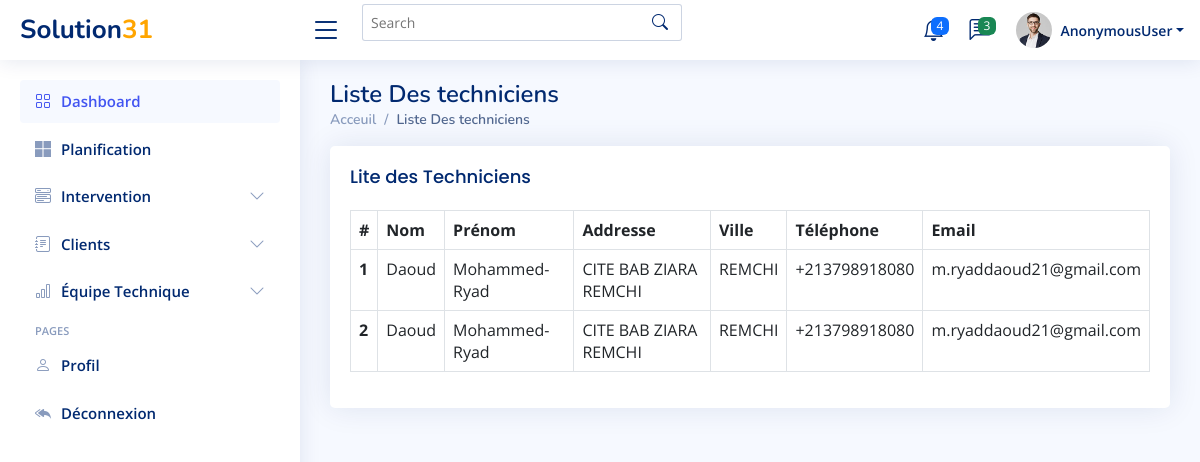
The page /Techniciens/list on the database as committed earlier.
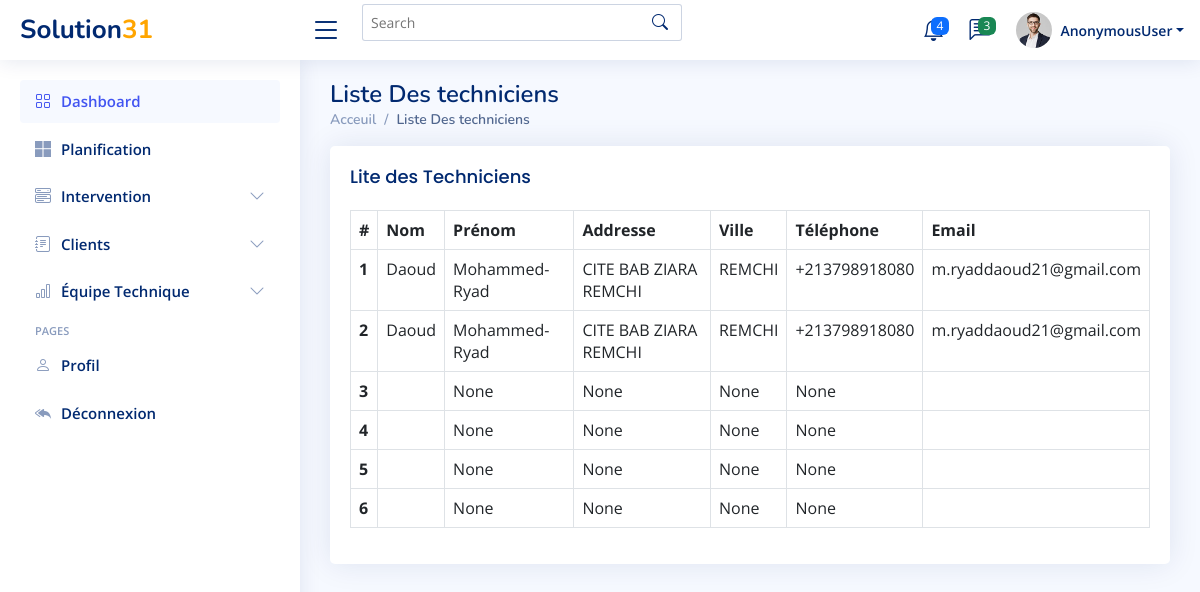
The same page on the database as committed later.
### Dashboard/models.py (models this page shows, shortened)
class  UserProfile(models.Model):
    user = models.OneToOneField(User,related_name='userprofile', on_delete=models.SET_NULL,null=True)
    Nom = models.CharField(max_length=100, blank=False , null=False)
    Prénom = models.CharField(max_length=100, blank=True , null=True)
    Addresse = models.CharField(max_length=100, blank=True , null=True)
    Ville = models.CharField(max_length=100, blank=True , null=True)
    Téléphone = models.CharField(max_length=100, blank=True , null=True)
    Email = models.EmailField(blank=False , null=False)

### Dashboard/views.py (the view)
# urls.py: path('Techniciens/list',list_techniciens ,name='list_techniciens'),
def list_techniciens(request):
    date = datetime.now().date()
    print(date)
    interventions = Intervention.objects.all()
    tech = UserProfile.objects.all()
    context={'interventions':interventions , 'date':date,'techs':tech}
    return render(request, 'Dashboard/list_techniciens.html',context)

### Dashboard/templates/Dashboard/list_techniciens.html (shortened to what this page needs)
{% extends 'Dashboard/main.html' %}
{% block content %}
    <main id="main" class="main">
        <div class="pagetitle">
            <h1>Liste Des techniciens</h1>
            <nav>
                <ol class="breadcrumb">
                    <li class="breadcrumb-item"><a href="index.html">Acceuil</a></li>
                    <li class="breadcrumb-item active">Liste Des techniciens</li>
                </ol>
            </nav>
        </div>
<div class="card">
            <div class="card-body">
              <h5 class="card-title">Lite des Techniciens</h5>
              <table class="table table-bordered">
                <thead>
                  <tr>
                    <th scope="col">#</th>
                    <th scope="col">Nom</th>
                    <th scope="col">Prénom</th>
                    <th scope="col">Addresse</th>
                    <th scope="col">Ville</th>
                    <th scope="col">Téléphone</th>
                    <th scope="col">Email</th>
                  </tr>
                </thead>
                <tbody>
                {% for int in techs %}
                  <tr>
                    <th scope="row">{{int.id}}</th>
                    <td>{{int.Nom}}</td>
                    <td>{{int.Prénom}}</td>
                    <td>{{int.Addresse}}</td>
                    <td>{{int.Ville}}</td>
                    <td>{{int.Téléphone}}</td>
                    <td>{{int.Email}}</td>
                  </tr>
               {% endfor %}
                </tbody>
              </table>
            </div>
</div>
{% endblock content %}

Rows that differ between the two databases and show on the page:
added UserProfile: id "3", Prénom "None", Addresse "None", Ville "None", Téléphone "None"
added UserProfile: id "4", Prénom "None", Addresse "None", Ville "None", Téléphone "None"
added UserProfile: id "5", Prénom "None", Addresse "None", Ville "None", Téléphone "None"
added UserProfile: id "6", Prénom "None", Addresse "None", Ville "None", Téléphone "None"
